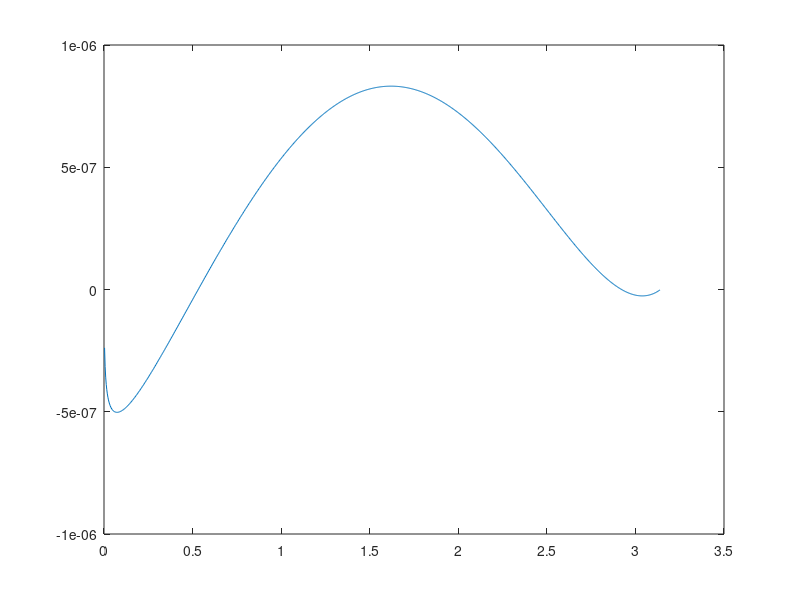

Recreate this plot in MATLAB.
% for solving two-point boundary problem -d(xdu/dx)dx+x^2(du/dx)-xu=(x^2-1)cosx on [0,pi]
% with u(0)=u(pi)=0
% true solution u=sinx
clc; clear; close all;

a = 0;
b = pi;
N = 1000;
h = (b - a) / N;
x = a + [1:N - 1] * h;
fx = @(x) (x.^2 - 1) .* cos(x);
dx = [x + h / 2]';
ds = [x - h / 2]';
A = spdiags([dx, -(dx + ds), ds], [-1, 0, 1], N - 1, N - 1);
A = -1 * A / (h^2);
e = ones(N - 1, 1);
B = spdiags([-e, zeros(N - 1, 1), e], [-1, 0, 1], N - 1, N - 1);
B = spdiags([x.^2]', 0, N - 1, N - 1) * B / (2 * h);
C = spdiags([-x]', 0, N - 1, N - 1);
vector_f = fx(x)';
u = (A + B + C) \ vector_f;
% plot(x, u)

% hold on;
% plot(x, sin(x), '--r')

plot(x,u'-sin(x))
